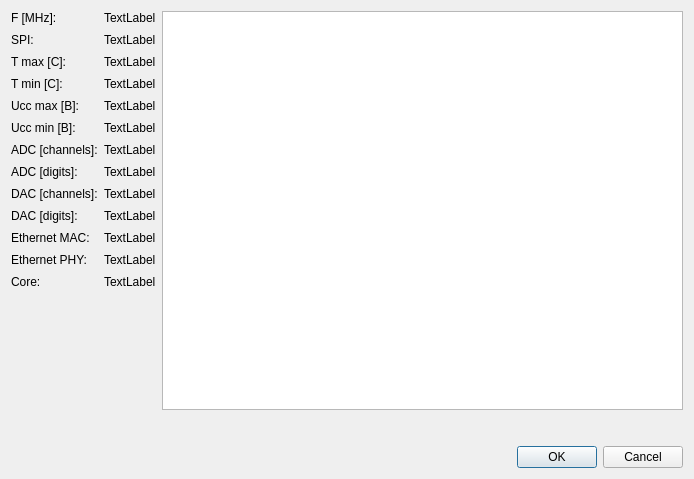
<?xml version="1.0" encoding="UTF-8"?>
<ui version="4.0">
 <class>TargetDialog</class>
 <widget class="QDialog" name="TargetDialog">
  <property name="geometry">
   <rect>
    <x>0</x>
    <y>0</y>
    <width>694</width>
    <height>479</height>
   </rect>
  </property>
  <property name="windowTitle">
   <string>Dialog</string>
  </property>
  <layout class="QVBoxLayout" name="verticalLayout">
   <item>
    <layout class="QHBoxLayout" name="horizontalLayout">
     <item>
      <layout class="QGridLayout" name="gridLayout">
       <property name="sizeConstraint">
        <enum>QLayout::SetDefaultConstraint</enum>
       </property>
       <property name="verticalSpacing">
        <number>8</number>
       </property>
       <item row="1" column="1">
        <widget class="QLabel" name="SPI_label">
         <property name="text">
          <string>TextLabel</string>
         </property>
        </widget>
       </item>
       <item row="4" column="1">
        <widget class="QLabel" name="Uccmax_label">
         <property name="text">
          <string>TextLabel</string>
         </property>
        </widget>
       </item>
       <item row="4" column="0">
        <widget class="QLabel" name="label_8">
         <property name="text">
          <string>Ucc max [B]:</string>
         </property>
        </widget>
       </item>
       <item row="2" column="1">
        <widget class="QLabel" name="Tmax_label">
         <property name="text">
          <string>TextLabel</string>
         </property>
        </widget>
       </item>
       <item row="2" column="0">
        <widget class="QLabel" name="label_4">
         <property name="text">
          <string>T max [C]:</string>
         </property>
        </widget>
       </item>
       <item row="3" column="0">
        <widget class="QLabel" name="label_6">
         <property name="text">
          <string>T min [C]:</string>
         </property>
        </widget>
       </item>
       <item row="9" column="1">
        <widget class="QLabel" name="DACdig_label">
         <property name="text">
          <string>TextLabel</string>
         </property>
        </widget>
       </item>
       <item row="5" column="0">
        <widget class="QLabel" name="label_10">
         <property name="text">
          <string>Ucc min [B]:</string>
         </property>
        </widget>
       </item>
       <item row="9" column="0">
        <widget class="QLabel" name="label_20">
         <property name="text">
          <string>DAC [digits]:</string>
         </property>
        </widget>
       </item>
       <item row="12" column="0">
        <widget class="QLabel" name="label_27">
         <property name="text">
          <string>Core:</string>
         </property>
        </widget>
       </item>
       <item row="7" column="0">
        <widget class="QLabel" name="label_17">
         <property name="text">
          <string>ADC [digits]:</string>
         </property>
        </widget>
       </item>
       <item row="8" column="1">
        <widget class="QLabel" name="DACch_label">
         <property name="text">
          <string>TextLabel</string>
         </property>
        </widget>
       </item>
       <item row="12" column="1">
        <widget class="QLabel" name="Core_label">
         <property name="text">
          <string>TextLabel</string>
         </property>
        </widget>
       </item>
       <item row="1" column="0">
        <widget class="QLabel" name="label">
         <property name="text">
          <string>SPI:</string>
         </property>
        </widget>
       </item>
       <item row="6" column="0">
        <widget class="QLabel" name="label_16">
         <property name="text">
          <string>ADC [channels]:</string>
         </property>
        </widget>
       </item>
       <item row="10" column="0">
        <widget class="QLabel" name="label_12">
         <property name="text">
          <string>Ethernet MAC:</string>
         </property>
        </widget>
       </item>
       <item row="11" column="1">
        <widget class="QLabel" name="EthPHY_label">
         <property name="text">
          <string>TextLabel</string>
         </property>
        </widget>
       </item>
       <item row="10" column="1">
        <widget class="QLabel" name="EthMAC_label">
         <property name="text">
          <string>TextLabel</string>
         </property>
        </widget>
       </item>
       <item row="0" column="0">
        <widget class="QLabel" name="label_28">
         <property name="text">
          <string>F [MHz]:</string>
         </property>
        </widget>
       </item>
       <item row="0" column="1">
        <widget class="QLabel" name="F_label">
         <property name="text">
          <string>TextLabel</string>
         </property>
        </widget>
       </item>
       <item row="6" column="1">
        <widget class="QLabel" name="ADCch_label">
         <property name="text">
          <string>TextLabel</string>
         </property>
        </widget>
       </item>
       <item row="7" column="1">
        <widget class="QLabel" name="ADCdig_label">
         <property name="text">
          <string>TextLabel</string>
         </property>
        </widget>
       </item>
       <item row="5" column="1">
        <widget class="QLabel" name="Uccmin_label">
         <property name="text">
          <string>TextLabel</string>
         </property>
        </widget>
       </item>
       <item row="3" column="1">
        <widget class="QLabel" name="Tmin_label">
         <property name="text">
          <string>TextLabel</string>
         </property>
        </widget>
       </item>
       <item row="11" column="0">
        <widget class="QLabel" name="label_26">
         <property name="text">
          <string>Ethernet PHY:</string>
         </property>
        </widget>
       </item>
       <item row="8" column="0">
        <widget class="QLabel" name="label_18">
         <property name="text">
          <string>DAC [channels]:</string>
         </property>
        </widget>
       </item>
       <item row="13" column="1">
        <spacer name="verticalSpacer_2">
         <property name="orientation">
          <enum>Qt::Vertical</enum>
         </property>
         <property name="sizeHint" stdset="0">
          <size>
           <width>20</width>
           <height>40</height>
          </size>
         </property>
        </spacer>
       </item>
      </layout>
     </item>
     <item>
      <widget class="QTableView" name="tableView">
       <property name="font">
        <font>
         <pointsize>9</pointsize>
        </font>
       </property>
       <property name="autoFillBackground">
        <bool>false</bool>
       </property>
       <property name="editTriggers">
        <set>QAbstractItemView::NoEditTriggers</set>
       </property>
       <property name="selectionMode">
        <enum>QAbstractItemView::SingleSelection</enum>
       </property>
       <property name="selectionBehavior">
        <enum>QAbstractItemView::SelectRows</enum>
       </property>
      </widget>
     </item>
    </layout>
   </item>
   <item>
    <spacer name="verticalSpacer">
     <property name="orientation">
      <enum>Qt::Vertical</enum>
     </property>
     <property name="sizeType">
      <enum>QSizePolicy::Fixed</enum>
     </property>
     <property name="sizeHint" stdset="0">
      <size>
       <width>20</width>
       <height>30</height>
      </size>
     </property>
    </spacer>
   </item>
   <item>
    <widget class="QDialogButtonBox" name="buttonBox">
     <property name="orientation">
      <enum>Qt::Horizontal</enum>
     </property>
     <property name="standardButtons">
      <set>QDialogButtonBox::Cancel|QDialogButtonBox::Ok</set>
     </property>
    </widget>
   </item>
  </layout>
 </widget>
 <resources/>
 <connections>
  <connection>
   <sender>buttonBox</sender>
   <signal>accepted()</signal>
   <receiver>TargetDialog</receiver>
   <slot>accept()</slot>
   <hints>
    <hint type="sourcelabel">
     <x>248</x>
     <y>254</y>
    </hint>
    <hint type="destinationlabel">
     <x>157</x>
     <y>274</y>
    </hint>
   </hints>
  </connection>
  <connection>
   <sender>buttonBox</sender>
   <signal>rejected()</signal>
   <receiver>TargetDialog</receiver>
   <slot>reject()</slot>
   <hints>
    <hint type="sourcelabel">
     <x>316</x>
     <y>260</y>
    </hint>
    <hint type="destinationlabel">
     <x>286</x>
     <y>274</y>
    </hint>
   </hints>
  </connection>
 </connections>
</ui>
